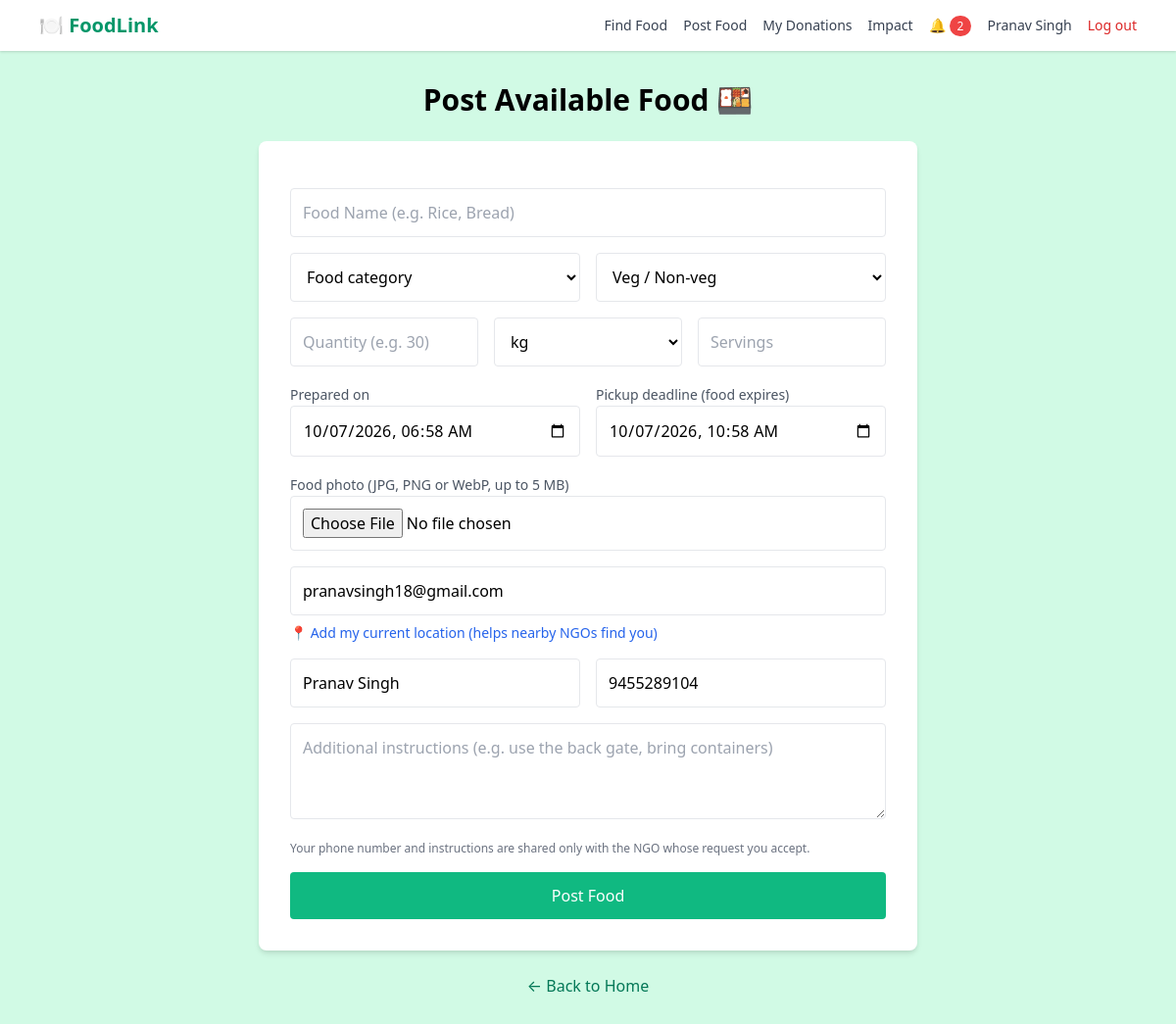
The page /post (signed in) on the database its author committed.
### tables this page shows
CREATE TABLE users (
    id INTEGER PRIMARY KEY AUTOINCREMENT,
    role TEXT NOT NULL CHECK (role IN ('donor','ngo','admin')),
    name TEXT NOT NULL,
    email TEXT NOT NULL UNIQUE,
    password_hash TEXT NOT NULL,
    phone TEXT, address TEXT, lat REAL, lng REAL,
    reg_number TEXT,
    ngo_darpan_id TEXT,
    verification_doc TEXT,
    verification_doc_name TEXT,
    ngo_status TEXT CHECK (ngo_status IN ('PENDING','APPROVED','REJECTED')),
    is_verified INTEGER NOT NULL DEFAULT 0,
    account_status TEXT NOT NULL DEFAULT 'active' CHECK (account_status IN ('active','suspended','removed')),
    email_verified INTEGER NOT NULL DEFAULT 0,
    created_at TEXT NOT NULL
);

### app.py (the view, shortened to what this page needs)
@app.route('/post', methods=['GET', 'POST'])
@role_required('donor')
def post_food():
    form = {'contact_phone': g.user['phone'] or '', 'contact_name': g.user['name'],
            'address': g.user['address'] or '', 'lat': g.user['lat'] or '', 'lng': g.user['lng'] or ''}
    return render_template('post.html', form=form, errors={})

### app.py (called while the page is built)
def get_db():
    if 'db' not in g:
        g.db = sqlite3.connect(app.config['DATABASE'])
        g.db.row_factory = sqlite3.Row
        g.db.execute('PRAGMA foreign_keys = ON')
    return g.db

def now_utc():
    return datetime.now(timezone.utc).replace(tzinfo=None, microsecond=0)

def fmt(dt):
    return dt.strftime('%Y-%m-%d %H:%M:%S')

def utcnow_str():
    return fmt(now_utc())

def csrf_token():
    if 'csrf_token' not in session:
        session['csrf_token'] = secrets.token_urlsafe(24)
    return session['csrf_token']

@app.before_request
def before():
    if request.endpoint == 'static':
        return
    g.user = None
    uid = session.get('uid')
    if uid:
        u = get_db().execute('SELECT * FROM users WHERE id = ?', (uid,)).fetchone()
        if u and u['account_status'] == 'active':
            g.user = u
        else:
            session.clear()
    if request.method in ('POST', 'PUT', 'PATCH', 'DELETE'):
        sent, expected = request.form.get('csrf_token', ''), session.get('csrf_token', '')
        if not expected or not hmac.compare_digest(sent, expected):
            abort(400, 'Your session expired or the form was invalid. Go back, refresh the page and try again.')
    run_maintenance()

@app.after_request
def security_headers(resp):
    resp.headers.setdefault('X-Content-Type-Options', 'nosniff')
    resp.headers.setdefault('X-Frame-Options', 'SAMEORIGIN')
    resp.headers.setdefault('Referrer-Policy', 'same-origin')
    return resp

@app.context_processor
def inject_user_context():
    unread = 0
    if g.get('user'):
        unread = get_db().execute('SELECT COUNT(*) FROM notifications WHERE user_id = ? AND is_read = 0',
                                  (g.user['id'],)).fetchone()[0]
    return {'unread_count': unread}

def role_required(*roles):
    def deco(f):
        @wraps(f)
        def wrapper(*a, **kw):
            if not g.user:
                flash('Please log in to continue.', 'error')
                nxt = request.full_path.rstrip('?') if request.method == 'GET' else None
                return redirect(url_for('login', next=nxt) if nxt else url_for('login'))
            if g.user['role'] not in roles:
                abort(403)
            return f(*a, **kw)
        return wrapper
    return deco

### post.html (shortened to what this page needs)
{% extends 'templates/base.html' %}
{% from 'templates/_macros.html' import err %}
{% block body_class %}bg-green-100{% endblock %}
{% block main_class %}flex flex-col items-center py-8 px-4{% endblock %}
{% block content %}
    <h1 class="text-3xl font-bold mb-6">Post Available Food 🍱</h1>
    <form method="POST" enctype="multipart/form-data" class="bg-white p-8 rounded-lg shadow-md w-full max-w-2xl space-y-4">
        <div>
            <input type="text" name="food_name" value="{{ form.get('food_name', '') }}" maxlength="100" placeholder="Food Name (e.g. Rice, Bread)" required class="w-full border p-3 rounded">
        </div>
        <div class="grid md:grid-cols-2 gap-4">
            <div>
                <select name="category" required class="w-full border p-3 rounded bg-white">
                    <option value="">Food category</option>
                </select>
            </div>
            <div>
                <select name="food_type" required class="w-full border p-3 rounded bg-white">
                    <option value="">Veg / Non-veg</option>
                </select>
            </div>
        </div>
        <div class="grid md:grid-cols-3 gap-4">
            <div>
                <input type="number" name="quantity" value="{{ form.get('quantity', '') }}" min="0.1" step="any" placeholder="Quantity (e.g. 30)" required class="w-full border p-3 rounded">
            </div>
            <div>
                <select name="unit" required class="w-full border p-3 rounded bg-white">
                    {% for u in UNITS %}<option value="{{ u }}" {{ 'selected' if form.get('unit') == u }}>{{ u }}</option>{% endfor %}
                </select>
            </div>
            <div>
                <input type="number" name="servings" value="{{ form.get('servings', '') }}" min="1" step="1" placeholder="Servings" required class="w-full border p-3 rounded">
            </div>
        </div>
        <div class="grid md:grid-cols-2 gap-4">
            <div>
                <label class="text-sm text-gray-600">Prepared on</label>
                <input type="datetime-local" name="prepared_at" value="{{ form.get('prepared_at', '') }}" required class="w-full border p-3 rounded">
            </div>
            <div>
                <label class="text-sm text-gray-600">Pickup deadline (food expires)</label>
                <input type="datetime-local" name="expiry_time" value="{{ form.get('expiry_time', '') }}" required class="w-full border p-3 rounded">
            </div>
        </div>
        <div>
            <label class="text-sm text-gray-600">Food photo (JPG, PNG or WebP, up to 5 MB)</label>
            <input type="file" name="image" accept="image/jpeg,image/png,image/webp" class="w-full border p-3 rounded bg-white">
        </div>
        <div>
            <input type="text" name="address" value="{{ form.get('address', '') }}" maxlength="250" placeholder="Pickup address (e.g. Sector 62 Noida)" required class="w-full border p-3 rounded">
            <div class="mt-2 text-sm">
                <button type="button" data-geo-lat="lat" data-geo-lng="lng" class="text-blue-600 hover:underline">📍 Add my current location (helps nearby NGOs find you)</button>
            </div>
        </div>
        <div class="grid md:grid-cols-2 gap-4">
            <div>
                <input type="text" name="contact_name" value="{{ form.get('contact_name', '') }}" maxlength="100" placeholder="Contact person" class="w-full border p-3 rounded">
            </div>
            <div>
                <input type="tel" name="contact_phone" value="{{ form.get('contact_phone', '') }}" placeholder="Contact phone" required class="w-full border p-3 rounded">
            </div>
        </div>
        <div>
            <textarea name="instructions" rows="3" maxlength="500" placeholder="Additional instructions (e.g. use the back gate, bring containers)" class="w-full border p-3 rounded">{{ form.get('instructions', '') }}</textarea>
        </div>
        <p class="text-xs text-gray-500">Your phone number and instructions are shared only with the NGO whose request you accept.</p>
        <button type="submit" class="bg-green-500 text-white w-full py-3 rounded hover:bg-green-600">Post Food</button>
    </form>
    <a href="/" class="mt-6 text-green-700 hover:underline">← Back to Home</a>
{% endblock %}

### templates/base.html (shortened to what this page needs)
<!DOCTYPE html>
<html lang="en">
<head>
    <link href="https://cdn.jsdelivr.net/npm/tailwindcss@2.2.19/dist/tailwind.min.css" rel="stylesheet">
</head>
<body class="min-h-screen {% block body_class %}bg-green-100{% endblock %}">
<nav class="bg-white shadow">
    <div class="max-w-6xl mx-auto px-4 py-3 flex flex-wrap items-center justify-between">
        <a href="/" class="text-xl font-bold text-green-600">🍽️ FoodLink</a>
        <div class="flex flex-wrap items-center gap-x-4 gap-y-2 text-sm text-gray-700">
            <a href="/find" class="hover:text-green-600">Find Food</a>
            {% if g.user and g.user.role == 'donor' %}
                <a href="/post" class="hover:text-green-600">Post Food</a>
                <a href="/my/donations" class="hover:text-green-600">My Donations</a>
            {% elif g.user and g.user.role == 'ngo' %}
                <a href="/my/requests" class="hover:text-green-600">My Requests</a>
            {% elif g.user and g.user.role == 'admin' %}
                <a href="/admin" class="hover:text-green-600">Admin</a>
            {% endif %}
            <a href="/impact" class="hover:text-green-600">Impact</a>
            {% if g.user %}
                <a href="/notifications" class="hover:text-green-600" title="Notifications">🔔{% if unread_count %}<span class="ml-1 bg-red-500 text-white text-xs rounded-full px-2 py-0.5">{{ unread_count }}</span>{% endif %}</a>
                <a href="/profile" class="hover:text-green-600">{{ g.user.name }}</a>
                <form method="POST" action="/logout" class="inline">
                    <button type="submit" class="text-red-600 hover:underline">Log out</button>
                </form>
            {% else %}
                <a href="/login" class="hover:text-green-600">Log in</a>
                <a href="/signup" class="bg-green-500 text-white px-3 py-1 rounded-full hover:bg-green-600">Sign up</a>
            {% endif %}
        </div>
    </div>
</nav>
<main class="{% block main_class %}{% endblock %}"{% block main_attrs %}{% endblock %}>
{% block content %}{% endblock %}
</main>
</body>
</html>

### rows shown on the page
users: user.name "Pranav Singh", address "pranavsingh18@gmail.com", contact_name "Pranav Singh", contact_phone "9455289104"

### other values the page prints
{{ unread_count }} "2"
form field unit "kg"
